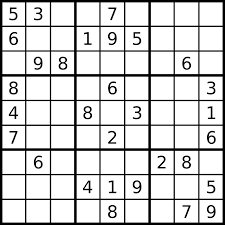
#> input picture project/images.jpg, 225 x 225 px
$ python -i pre_process.py   (imports and definitions only)
#> lines starting #> are read from the running program, lines starting #| are printed output that depends on the picture; after the words box and inside, x2 and y2 are one past the last pixel; in counts of white or black regions, pixels touching at a corner belong together
import cv2
import os
import numpy as np


class Extractor:
    def __init__(self, path):
#> called with path = 'images.jpg'
        self.image = cv2.imread(path, 0)
#> self.image is the input picture: shape (225, 225); min 0, max 255, mean 212
        self.originalimage = np.copy(self.image)
        self.extractgrid = None

    def image_preprocess(self):
        img = self.image
        img = cv2.GaussianBlur(img, (11, 11), 0)
        img = cv2.adaptiveThreshold(img, 255, cv2.ADAPTIVE_THRESH_MEAN_C | cv2.ADAPTIVE_THRESH_GAUSSIAN_C,
                                    cv2.THRESH_BINARY, 5, 2)
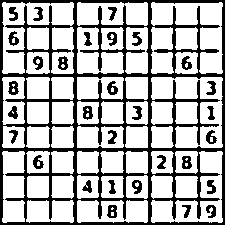
#> img: shape (225, 225); 70.6% white; 31 black regions, largest, box (x1, y1, x2, y2) and area: (0, 0, 225, 225) 12428, (8, 81, 19, 95) 99, (83, 106, 93, 120) 98
        img = cv2.bitwise_not(img)
        kernel = np.array([[0, 1, 0], [1, 1, 1], [0, 1, 0]])
        # img = cv2.dilate(img, kernel)
        maxi = -1
        maxpt = None
        value = 10
        height, width = np.shape(img)
#> height = 225; width = 225
        for h in range(height):
            row = img[h]
            for w in range(width):
                if row[w] >= 128:
                    area = cv2.floodFill(img, None, (w, h), 64)[0]
                    if value > 0:
                        value -= 1
                    if area > maxi:
                        maxpt = (w, h)
                        maxi = area
#> after the loop, maxi = 12428; maxpt = (0, 0); value = 0
        cv2.floodFill(img, None, maxpt, (255, 255, 255))
        for h in range(height):
            row = img[h]
            for w in range(width):
                if row[w] == 64 and w != maxpt[0] and h != maxpt[1]:
                    cv2.floodFill(img, None, (w, h), 0)
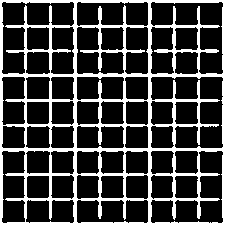
#> img: shape (225, 225); 24.5% white; 1 white region, box (x1, y1, x2, y2) and area: (0, 0, 225, 225) 12428
        kernel1 = np.array([[0, 1, 0], [1, 1, 1], [0, 1, 0]], np.uint8)
        img = cv2.erode(img, kernel1)
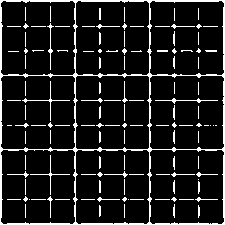
#> img: shape (225, 225); 11.1% white in thin lines or dots

        def drawLine(line, img):
            h, w = np.shape(img)
            if line[0][1] != 0:
                m = -1 / np.tan(line[0][1])
                c = line[0][0] / np.sin(line[0][1])
                cv2.line(img, (0, int(c)), (w, int(m * w + c)), 255)
            else:
                cv2.line(img, (line[0][0], 0), (line[0][0], h), 255)
            return img

        lines = cv2.HoughLines(img, 1, np.pi / 180, 200)
#> lines = [[0, 0], [75, 0], [149, 0], [224, 0], [0, 1.57], [75, 1.57], [149, 1.57], [224, 1.57], [50, 0], [100, 1.57]]
        temp_img = np.copy(img)
        # for i in range(len(lines)):
        #    temp_img = drawLine(lines[i], temp_img)

        def mergeLines(lines, img):
            h, w = np.shape(img)
#> h = 225; w = 225
            for line in lines:
                if line[0][0] is None and line[0][1] is None:
                    continue
                p1 = line[0][0]
                theta1 = line[0][1]
                pt1current = [None, None]
                pt2current = [None, None]
                if np.pi * 45 / 180 < theta1 < np.pi * 135 / 180:
                    pt1current[0] = 0
                    pt1current[1] = p1 / np.sin(theta1)
                    pt2current[0] = w
                    pt2current[1] = -1*pt2current[0] / np.tan(theta1) * p1 / np.sin(theta1)
                else:
                    pt1current[1] = 0
                    pt1current[0] = p1 / np.cos(theta1)
                    pt2current[1] = h
                    pt2current[0] = -1*pt2current[1] / np.tan(theta1) * p1 / np.cos(theta1)
                for pos in lines:
                    if pos[0].all() == line[0].all():
                        continue
                    if abs(pos[0][0] - line[0][0]) < 20 and abs(pos[0][1] - line[0][1]) < np.pi * 10 / 180:
                        p = pos[0][0]
                        theta = pos[0][1]
                        pt1 = [None, None]
                        pt2 = [None, None]
                        if np.pi * 45 / 180 < theta1 < np.pi * 135 / 180:
                            pt1[0] = 0
                            pt1[1] = p1 / np.sin(theta1)
                            pt2[0] = w
                            pt2[1] = -pt2[0] / np.tan(theta1) * p1 / np.sin(theta1)
                        else:
                            pt1[1] = 0
                            pt1[0] = p1 / np.cos(theta1)
                            pt2[1] = h
                            pt2[0] = -pt2current[0] / np.tan(theta1) * p1 / np.cos(theta1)
                        if ((pt1[0] - pt1current[0]) ** 2 + (pt1[1] - pt1current[1]) ** 2 < 64 ** 2) and (
                                (pt2[0] - pt2current[0]) ** 2 + (pt2[1] - pt2current[1]) ** 2 < 64 ** 2):
                            line[0][0] = (line[0][0] + pos[0][0]) / 2
                            line[0][1] = (line[0][1] + pos[0][1]) / 2
                            pos[0][0] = None
                            pos[0][1] = None
#> this loop made 10 passes
#> after the loop, pos = [[100, 1.57]]
            lines = list(filter(lambda a: a[0][0] is not None and a[0][1] is not None, lines))
#> lines = [[[0, 0]], [[75, 0]], [[149, 0]], [[224, 0]], [[0, 1.57]], [[75, 1.57]], [[149, 1.57]], [[224, 1.57]], [[50, 0]], [[100, 1.57]]]
            return lines

        lines = mergeLines(lines, img)
        topedge = [[1000, 1000]]
        bottomedge = [[-1000, -1000]]
        leftedge = [[1000, 1000]]
        leftxintercept = 100000
        rightedge = [[-1000, -1000]]
        rightxintercept = 0
        for i in range(len(lines)):
            current = lines[i][0]
            p = current[0]
            theta = current[1]
            xIntercept = p / np.cos(theta)

            # If the line is nearly vertical
            if np.pi * 80 / 180 < theta < np.pi * 100 / 180:
                if p < topedge[0][0]:
                    topedge[0] = current[:]
                if p > bottomedge[0][0]:
                    bottomedge[0] = current[:]
            if theta < np.pi * 10 / 180 or theta > np.pi * 170 / 180:
                if xIntercept > rightxintercept:
                    rightedge[0] = current[:]
                    rightxintercept = xIntercept
                elif xIntercept <= leftxintercept:
                    leftedge[0] = current[:]
                    leftxintercept = xIntercept
#> this loop made 10 passes
#> (p, theta, xIntercept, rightxintercept) on passes 2 to 4: (75, 0, 75, 75), (149, 0, 149, 149), (224, 0, 224, 224)
#> (p, theta, xIntercept, leftxintercept) on pass 1: (0, 0, 0, 0)
#> after the loop, bottomedge = [[224, 1.57]]; leftedge = [[0, 0]]; leftxintercept = 0; rightedge = [[224, 0]]; rightxintercept = 224; topedge = [[0, 1.57]]

        tmpimg = np.copy(img)
        tmppp = np.copy(self.originalimage)
        tmppp = drawLine(leftedge, tmppp)
        tmppp = drawLine(rightedge, tmppp)
        tmppp = drawLine(topedge, tmppp)
        tmppp = drawLine(bottomedge, tmppp)
#> in drawLine (call 4), `c = line[0][0] / np.sin(line[0][1])`: c = 224
#> in drawLine (call 4), `cv2.line(img, (0, int(c)), (w, int(m * w + c)), 255)`:
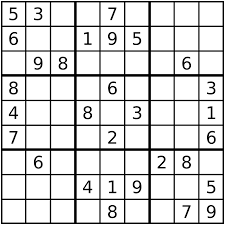
#> img: shape (225, 225); min 0, max 255, mean 216.5

        tmpimg = drawLine(leftedge, tmpimg)
        tmpimg = drawLine(rightedge, tmpimg)
        tmpimg = drawLine(topedge, tmpimg)
        tmpimg = drawLine(bottomedge, tmpimg)
        leftedge = leftedge[0]
#> leftedge = [0, 0]
        rightedge = rightedge[0]
#> rightedge = [224, 0]
        bottomedge = bottomedge[0]
#> bottomedge = [224, 1.57]
        topedge = topedge[0]
#> topedge = [0, 1.57]

        left1 = [None, None]
        left2 = [None, None]
        right1 = [None, None]
        right2 = [None, None]
        top1 = [None, None]
        top2 = [None, None]
        bottom1 = [None, None]
        bottom2 = [None, None]

        if leftedge[1] != 0:
            left1[0] = 0
            left1[1] = leftedge[0] / np.sin(leftedge[1])
            left2[0] = width
            left2[1] = -left2[0] / np.tan(leftedge[1]) + left1[1]
        else:
            left1[1] = 0
            left1[0] = leftedge[0] / np.cos(leftedge[1])
            left2[1] = height
            left2[0] = left1[0] - height * np.tan(leftedge[1])

        if rightedge[1] != 0:
            right1[0] = 0
            right1[1] = rightedge[0] / np.sin(rightedge[1])
            right2[0] = width
            right2[1] = -right2[0] / np.tan(rightedge[1]) + right1[1]
        else:
            right1[1] = 0
            right1[0] = rightedge[0] / np.cos(rightedge[1])
            right2[1] = height
            right2[0] = right1[0] - height * np.tan(rightedge[1])

        bottom1[0] = 0
        bottom1[1] = bottomedge[0] / np.sin(bottomedge[1])

        bottom2[0] = width
        bottom2[1] = -bottom2[0] / np.tan(bottomedge[1]) + bottom1[1]

        top1[0] = 0
        top1[1] = topedge[0] / np.sin(topedge[1])
        top2[0] = width
        top2[1] = -top2[0] / np.tan(topedge[1]) + top1[1]

        leftA = left2[1] - left1[1]
#> leftA = 225
        leftB = left1[0] - left2[0]
#> leftB = 0
        leftC = leftA * left1[0] + leftB * left1[1]
#> leftC = 0

        rightA = right2[1] - right1[1]
#> rightA = 225
        rightB = right1[0] - right2[0]
#> rightB = 0
        rightC = rightA * right1[0] + rightB * right1[1]
#> rightC = 50400

        topA = top2[1] - top1[1]
#> topA = 9.84e-06
        topB = top1[0] - top2[0]
#> topB = -225
        topC = topA * top1[0] + topB * top1[1]
#> topC = 0

        bottomA = bottom2[1] - bottom1[1]
#> bottomA = 9.84e-06
        bottomB = bottom1[0] - bottom2[0]
#> bottomB = -225
        bottomC = bottomA * bottom1[0] + bottomB * bottom1[1]
#> bottomC = -50400
        detTopLeft = leftA * topB - leftB * topA
#> detTopLeft = -50625
        ptTopLeft = ((topB * leftC - leftB * topC) / detTopLeft, (leftA * topC - topA * leftC) / detTopLeft)
#> ptTopLeft = (0, 0)
        detTopRight = rightA * topB - rightB * topA
#> detTopRight = -50625
        ptTopRight = ((topB * rightC - rightB * topC) / detTopRight, (rightA * topC - topA * rightC) / detTopRight)
#> ptTopRight = (224, 9.79e-06)
        detBottomRight = rightA * bottomB - rightB * bottomA
#> detBottomRight = -50625
        ptBottomRight = (
            (bottomB * rightC - rightB * bottomC) / detBottomRight, (rightA * bottomC - bottomA * rightC) / detBottomRight)
#> ptBottomRight = (224, 224)
        detBottomLeft = leftA * bottomB - leftB * bottomA
#> detBottomLeft = -50625
        ptBottomLeft = ((bottomB * leftC - leftB * bottomC) / detBottomLeft,
                        (leftA * bottomC - bottomA * leftC) / detBottomLeft)
#> ptBottomLeft = (0, 224)
        cv2.circle(tmppp, (int(ptTopLeft[0]), int(ptTopLeft[1])), 5, 0, -1)
#> tmppp: shape (225, 225); 0.04% of pixels changed, all inside (x1, y1, x2, y2) = (0, 0, 6, 6)
        cv2.circle(tmppp, (int(ptTopRight[0]), int(ptTopRight[1])), 5, 0, -1)
#> tmppp: shape (225, 225); min 0, max 255, mean 216.3
        cv2.circle(tmppp, (int(ptBottomLeft[0]), int(ptBottomLeft[1])), 5, 0, -1)
#> tmppp: shape (225, 225); min 0, max 255, mean 216.2
        cv2.circle(tmppp, (int(ptBottomRight[0]), int(ptBottomRight[1])), 5, 0, -1)
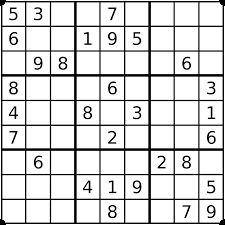
#> tmppp: shape (225, 225); min 0, max 255, mean 216.1
        leftedgelensq = (ptBottomLeft[0] - ptTopLeft[0]) ** 2 + (ptBottomLeft[1] - ptTopLeft[1]) ** 2
#> leftedgelensq = 50176
        rightedgelensq = (ptBottomRight[0] - ptTopRight[0]) ** 2 + (ptBottomRight[1] - ptTopRight[1]) ** 2
#> rightedgelensq = 50176
        topedgelensq = (ptTopRight[0] - ptTopLeft[0]) ** 2 + (ptTopLeft[1] - ptTopRight[1]) ** 2
#> topedgelensq = 50176
        bottomedgelensq = (ptBottomRight[0] - ptBottomLeft[0]) ** 2 + (ptBottomLeft[1] - ptBottomRight[1]) ** 2
#> bottomedgelensq = 50176
        maxlength = int(max(leftedgelensq, rightedgelensq, bottomedgelensq, topedgelensq) ** 0.5)
#> maxlength = 224
        src = [(0, 0)] * 4
        dst = [(0, 0)] * 4
        src[0] = ptTopLeft[:]
        dst[0] = (0, 0)
        src[1] = ptTopRight[:]
        dst[1] = (maxlength - 1, 0)
        src[2] = ptBottomRight[:]
        dst[2] = (maxlength - 1, maxlength - 1)
        src[3] = ptBottomLeft[:]
        dst[3] = (0, maxlength - 1)
        src = np.array(src).astype(np.float32)
#> src = [[0, 0], [224, 9.79e-06], [224, 224], [0, 224]]
        dst = np.array(dst).astype(np.float32)
#> dst = [[0, 0], [223, 0], [223, 223], [0, 223]]
        self.extractedgrid = cv2.warpPerspective(self.originalimage, cv2.getPerspectiveTransform(src, dst),
                                                 (maxlength, maxlength))
        self.extractedgrid = cv2.resize(self.extractedgrid, (252, 252))
#> self.extractedgrid: shape (252, 252)
        grid = np.copy(self.extractedgrid)
        edge = np.shape(grid)[0]
#> edge = 252
        celledge = edge // 9
#> celledge = 28
        grid = cv2.bitwise_not(cv2.adaptiveThreshold(grid, 255, cv2.ADAPTIVE_THRESH_GAUSSIAN_C, cv2.THRESH_BINARY, 101, 1))
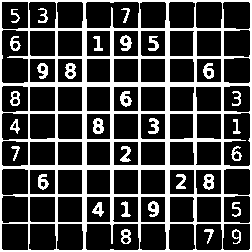
#> grid: shape (252, 252); 26.4% white; 31 white regions, largest, box (x1, y1, x2, y2) and area: (0, 0, 252, 252) 14146, (93, 118, 104, 134) 125, (65, 63, 76, 79) 118
        tempgrid = []
        for i in range(celledge,edge+1, celledge):
            for j in range(celledge, edge+1, celledge):
                rows = grid[i-celledge:i]
                tempgrid.append([rows[k][j-celledge:j] for k in range(len(rows))])
#> after the loop, tempgrid = 81 items
        finalgrid = []
        for i in range(0, len(tempgrid)-8, 9):
            finalgrid.append(tempgrid[i:i+9])
#> this loop made 9 passes
#> i on passes 2 to 9: 9, 18, 27, 36, 45, 54, 63, 72
#> after the loop, finalgrid = 9 items
        for i in range(9):
            for j in range(9):
                finalgrid[i][j] = np.array(finalgrid[i][j])
        try:
            for i in range(9):
                for j in range(9):
                    os.remove("cell"+str(i)+str(j)+".jpg")
        except:
            pass
        for i in range(9):
            for j in range(9):
                cv2.imwrite(str("cell"+str(i)+str(j)+".jpg"),finalgrid[i][j])
#> this loop made 9 passes
#> pass 1, in image_preprocess, `cv2.imwrite(str("cell"+str(i)+str(j)+".jpg"),finalgrid[i][j])`:
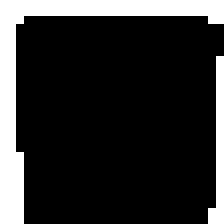
#> saved as cell03.jpg: shape (28, 28) (shown 8 times larger); 18.2% white; 2 white regions, box (x1, y1, x2, y2) and area: (0, 0, 28, 28) 120, (26, 7, 28, 28) 23
        self.image = img
        return finalgrid

>>> result = Extractor('images.jpg').image_preprocess()
#> result = 9 items

$ run again, on project/cnn_model_1.JPG
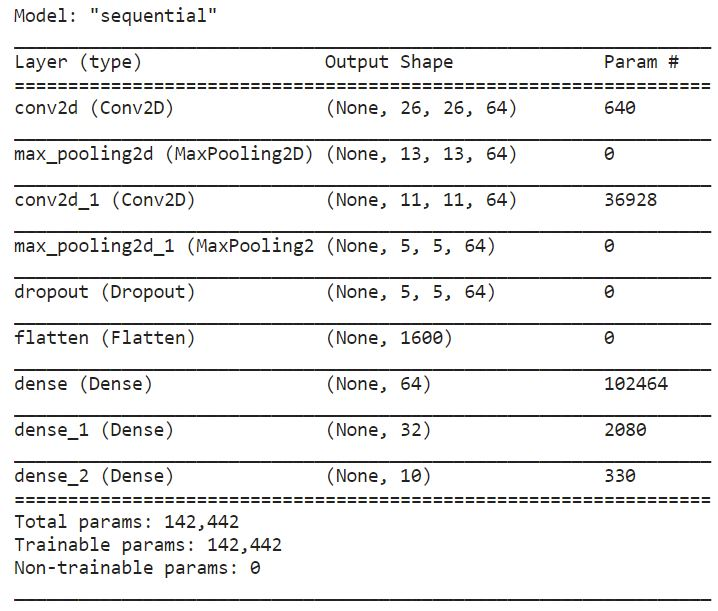
#> input picture project/cnn_model_1.JPG, 718 x 611 px
#> after the loop in image_preprocess, `for h in range(height):`: maxi = 2792; maxpt = (14, 46); value = 0
#> after the loop in image_preprocess, `for h in range(height):`:
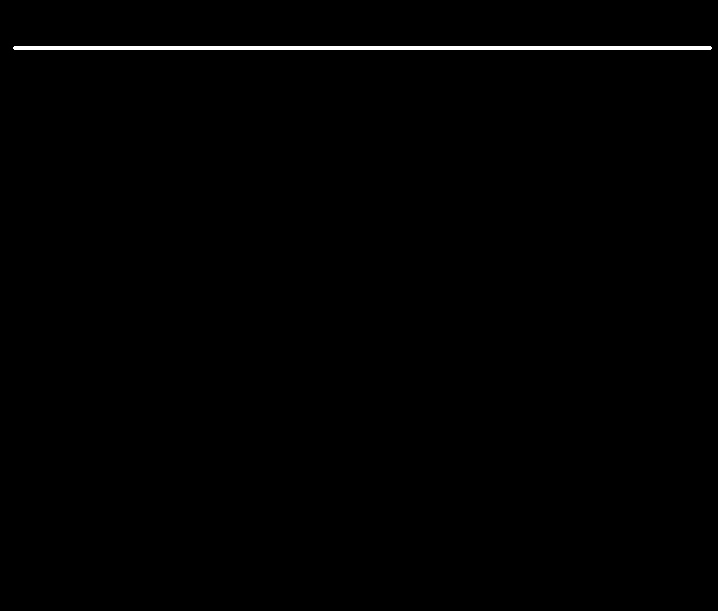
#> img: shape (611, 718); 0.64% white; 1 white region, box (x1, y1, x2, y2) and area: (13, 46, 712, 50) 2792
#> in image_preprocess, `lines = cv2.HoughLines(img, 1, np.pi / 180, 200)`: lines = [[47, 1.57]]
#> the loop in mergeLines, `for line in lines:` made 1 pass
#> in mergeLines, `lines = list(filter(lambda a: a[0][0] is not None and a[0][1] is not N..`: lines = [[[47, 1.57]]]
#> the loop in image_preprocess, `for i in range(len(lines)):` made 1 pass
#> (p, theta, xIntercept) on pass 1: (47, 1.57, -1.08e+09)
#> after the loop in image_preprocess, `for i in range(len(lines)):`: bottomedge = [[47, 1.57]]; leftedge = [[1000, 1000]]; leftxintercept = 100000; rightedge = [[-1000, -1000]]; rightxintercept = 0; topedge = [[47, 1.57]]
#> m = -0.68
#> c = 1209.4
#> m = 4.37e-08
#> c = 47
#> in drawLine (call 3), `cv2.line(img, (0, int(c)), (w, int(m * w + c)), 255)`:
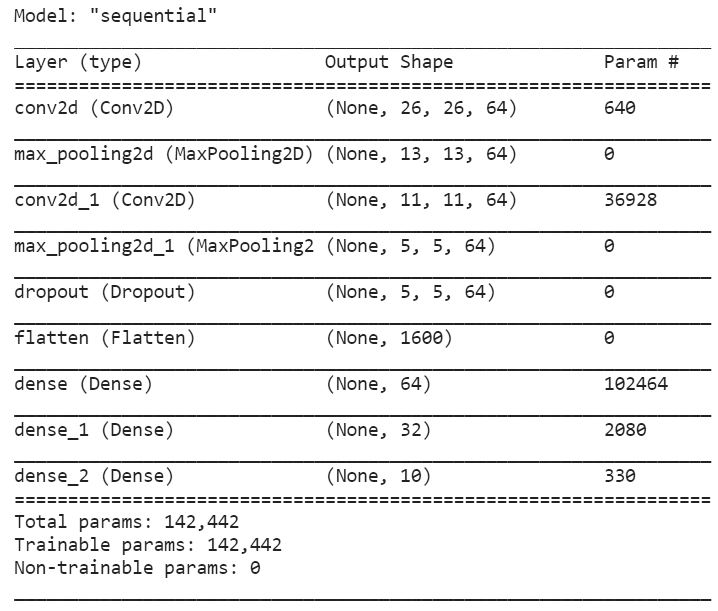
#> img: shape (611, 718); min 6, max 255, mean 237.5
#> in image_preprocess, `leftedge = leftedge[0]`: leftedge = [1000, 1000]
#> in image_preprocess, `rightedge = rightedge[0]`: rightedge = [-1000, -1000]
#> in image_preprocess, `bottomedge = bottomedge[0]`: bottomedge = [47, 1.57]
#> leftA = -488.3
#> leftB = -718
#> leftC = -868324.8
#> rightA = 488.3
#> rightB = -718
#> rightC = -868324.8
#> topA = 3.14e-05
#> topB = -718
#> topC = -33746
#> bottomA = 3.14e-05
#> bottomB = -718
#> bottomC = -33746
#> detTopLeft = 350619.3
#> ptTopLeft = (1709.1, 47)
#> detTopRight = -350619.3
#> ptTopRight = (-1709.1, 47)
#> detBottomRight = -350619.3
#> ptBottomRight = (-1709.1, 47)
#> detBottomLeft = 350619.3
#> ptBottomLeft = (1709.1, 47)
#> leftedgelensq = 0
#> topedgelensq = 11683473.3
#> maxlength = 3418
#> src = [[1709.1, 47], [-1709.1, 47], [-1709.1, 47], [1709.1, 47]]
#> dst = [[0, 0], [3417, 0], [3417, 3417], [0, 3417]]
#> grid: shape (252, 252); every value is 0
#> after the loop in image_preprocess, `for i in range(celledge,edge+1, celledge):`: tempgrid = 81 items
#> the loop in image_preprocess, `for i in range(0, len(tempgrid)-8, 9):` made 9 passes
#> i on passes 2 to 9: 9, 18, 27, 36, 45, 54, 63, 72
#> after the loop in image_preprocess, `for i in range(0, len(tempgrid)-8, 9):`: finalgrid = 9 items
